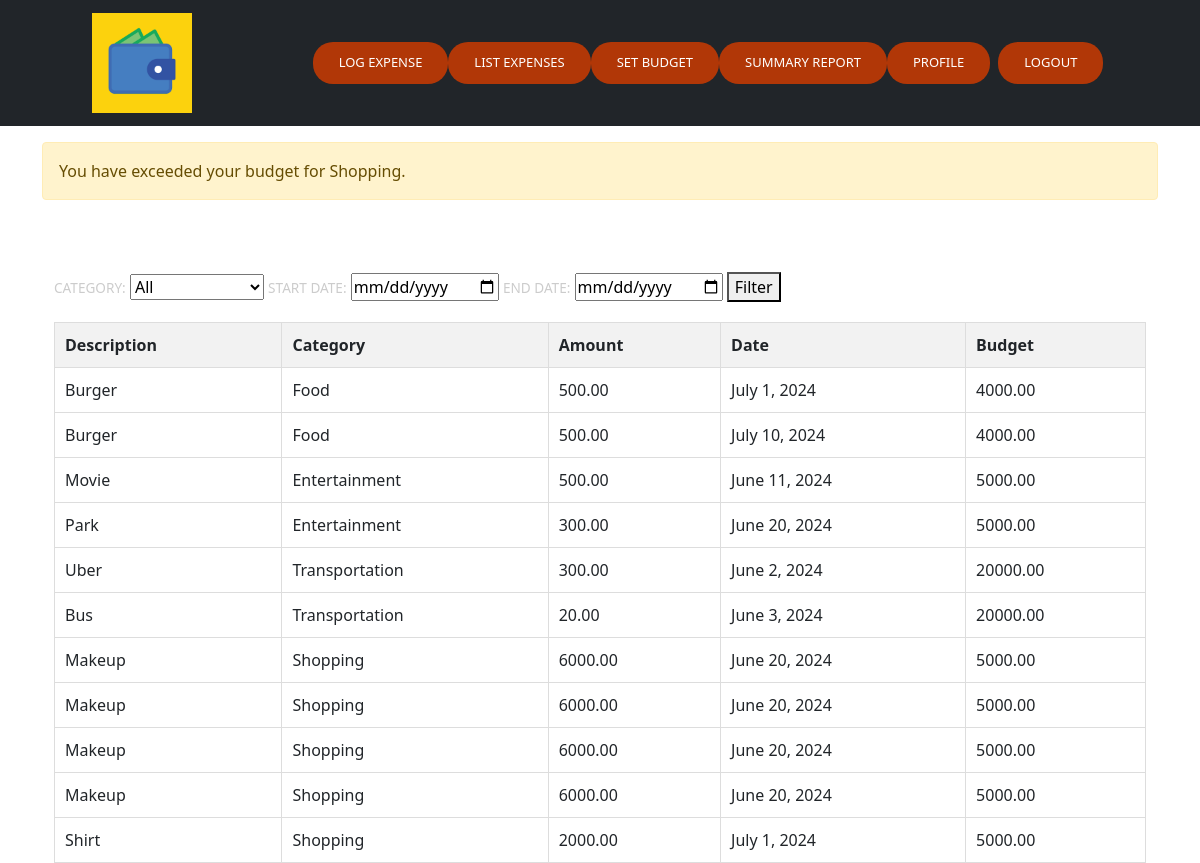
The app's page /list-expenses/ (signed in) with its own data.
### tracker/models.py (models this page shows, shortened)
class Expense(models.Model):
    user = models.ForeignKey(User, on_delete=models.CASCADE, default=None)
    category = models.ForeignKey(Category, on_delete=models.CASCADE)
    description = models.CharField(max_length=200, default='')
    amount = models.DecimalField(max_digits=10, decimal_places=2)
    date = models.DateField()
    alert_sent = models.BooleanField(default=False)

class Category(models.Model):
    name = models.CharField(max_length=100)

class Budget(models.Model):
    category = models.OneToOneField(Category, on_delete=models.CASCADE)
    amount = models.DecimalField(max_digits=10, decimal_places=2)
    user = models.ForeignKey(User, on_delete=models.CASCADE, default=None)

### tracker/views.py (the view, shortened to what this page needs)
# urls.py: path('list-expenses/', views.list_expenses, name='list_expenses'),
@login_required
def list_expenses(request):
    expenses = Expense.objects.filter(user=request.user)
    categories = Category.objects.all()
    for category in categories:
        try:
            budget = Budget.objects.get(category=category, user=request.user).amount
            total_expenses = Expense.objects.filter(category=category, user=request.user).aggregate(Sum('amount'))['amount__sum'] or 0
            if total_expenses > budget:
                messages.warning(request, f'You have exceeded your budget for {category.name}.')
        except Budget.DoesNotExist:
            pass
    context = {
        'expenses': expenses,
        'categories': categories,
    }
    return render(request, 'tracker/list_expenses.html', context)

### tracker/templates/tracker/list_expenses.html (shortened to what this page needs)
{% extends 'users/base.html' %}
{% block content %}
<div class="container">
    <div class="row">
        <div class="col">
            <h1>List Expenses</h1>
            <form method="post">
                <label for="category">Category:</label>
                <select name="category">
                    <option value="">All</option>
                </select>
                <label for="start_date">Start Date:</label>
                <input type="date" name="start_date">
                <label for="end_date">End Date:</label>
                <input type="date" name="end_date">
                <button type="submit">Filter</button>
            </form>
            <table style="width: 100%; border-collapse: collapse; margin-top: 20px; border: 1px solid #ddd;">
                <thead>
                    <tr style="background-color: #f2f2f2;">
                        <th style="padding: 10px; border: 1px solid #ddd;">Description</th>
                        <th style="padding: 10px; border: 1px solid #ddd;">Category</th>
                        <th style="padding: 10px; border: 1px solid #ddd;">Amount</th>
                        <th style="padding: 10px; border: 1px solid #ddd;">Date</th>
                        <th style="padding: 10px; border: 1px solid #ddd;">Budget</th>
                    </tr>
                </thead>
                <tbody>
                    {% for expense in expenses %}
                        <tr>
                            <td style="padding: 10px; border: 1px solid #ddd;">{{ expense.description }}</td>
                            <td style="padding: 10px; border: 1px solid #ddd;">{{ expense.category.name }}</td>
                            <td style="padding: 10px; border: 1px solid #ddd;">{{ expense.amount }}</td>
                            <td style="padding: 10px; border: 1px solid #ddd;">{{ expense.date }}</td>
                            <td style="padding: 10px; border: 1px solid #ddd;">
                                {% if expense.category.budget %}
                                    {{ expense.category.budget.amount }}
                                {% else %}
                                    Not set
                                {% endif %}
                            </td>
                        </tr>
                    {% endfor %}
                </tbody>
            </table>
        </div>
    </div>
</div>
{% endblock content %}

### users/templates/users/base.html (shortened to what this page needs)
<!doctype html>
{% load static %}
<html lang="en">
  <head>
    <link rel="stylesheet" href="{% static 'users/main.css' %}" type="text/css">
    <link href="https://cdn.jsdelivr.net/npm/bootstrap@5.0.0-beta3/dist/css/bootstrap.min.css" rel="stylesheet">
  </head>
  <body>
    <nav class="navbar navbar-expand-lg navbar-dark bg-dark" id="main-navbar">
      <div class="container">
        <a class="navbar-brand" href="{% url 'home' %}">
          <img src="{% static 'images\p2.png' %}" alt="Logo" style="width: 200px; height: auto;">
        </a>
        <div class="collapse navbar-collapse justify-content-center" id="navbarNavAltMarkup">
          <form class="d-flex" id="authstyle">
            {% if user.is_authenticated %}
              <a href="{% url 'log_expense' %}" class="btn" style="color: white; background-color: rgb(177, 55, 7);" id="header-links">Log Expense</a>
              <a href="{% url 'list_expenses' %}" class="btn" style="color: white; background-color: rgb(177, 55, 7);" id="header-links">List Expenses</a>
              <a href="{% url 'set_budget' %}" class="btn" style="color: white; background-color: rgb(177, 55, 7);" id="header-links">Set Budget</a>
              <a href="{% url 'summary_report' %}" class="btn" style="color: white; background-color: rgb(177, 55, 7);" id="header-links">Summary Report</a>
              <a href="{% url 'profile' %}" class="btn" style="color: white; background-color: rgb(177, 55, 7);" id="header-links">Profile</a>
              <a href="{% url 'logout' %}" class="btn ms-2" style="color: white; background-color: rgb(177, 55, 7);" id="header-links">Logout</a>
            {% endif %}
          </form>
        </div>
      </div>
    </nav>
    <div class="container mt-3">
      {% if messages %}
        {% for message in messages %}
          <div class="alert alert-{{ message.tags }}">{{ message }}</div>
        {% endfor %}
      {% endif %}
      {% block content %}
      {% endblock content %}
    </div>
  </body>
</html>

### users/static/users/main.css (style rules this page uses)
body { margin: 0; font: 600 16px/18px 'Open Sans', sans-serif; color: #1f35b2; background: white; }
a { color: inherit; text-decoration: none; transition: all 0.25s ease-in; }
#main-navbar { color: rgb(48, 12, 123); min-height: 14vh; font-size: 15px; }
#header-links, #body-link-row, #signup-button { position: relative; border-radius: 20px; display: inline-block; padding: 10px 25px; text-transform: uppercase; text-decoration: none; font-size: 13px; background-color: #545283; overflow: hidden; transition: 0.2s; }
h1, h2 { font-weight: 300; color: rgba(255, 255, 255, 1); }
label { font-size: 0.85rem; text-transform: uppercase; color: #ccc; }

### records on screen
Expense: description "Burger", category.name "Food", amount "500.00", date "July 1, 2024", category.budget.amount "4000.00"
Expense: description "Burger", category.name "Food", amount "500.00", date "July 10, 2024", category.budget.amount "4000.00"
Expense: description "Movie", category.name "Entertainment", amount "500.00", date "June 11, 2024", category.budget.amount "5000.00"
Expense: description "Park", category.name "Entertainment", amount "300.00", date "June 20, 2024", category.budget.amount "5000.00"
Expense: description "Uber", category.name "Transportation", amount "300.00", date "June 2, 2024", category.budget.amount "20000.00"
Expense: description "Bus", category.name "Transportation", amount "20.00", date "June 3, 2024", category.budget.amount "20000.00"
Expense: description "Makeup", category.name "Shopping", amount "6000.00", date "June 20, 2024", category.budget.amount "5000.00"
Expense: description "Makeup", category.name "Shopping", amount "6000.00", date "June 20, 2024", category.budget.amount "5000.00"
Expense: description "Makeup", category.name "Shopping", amount "6000.00", date "June 20, 2024", category.budget.amount "5000.00"
Expense: description "Makeup", category.name "Shopping", amount "6000.00", date "June 20, 2024", category.budget.amount "5000.00"
Expense: description "Shirt", category.name "Shopping", amount "2000.00", date "July 1, 2024", category.budget.amount "5000.00"

### other values on screen
{{ message }} "You have exceeded your budget for Shopping."
